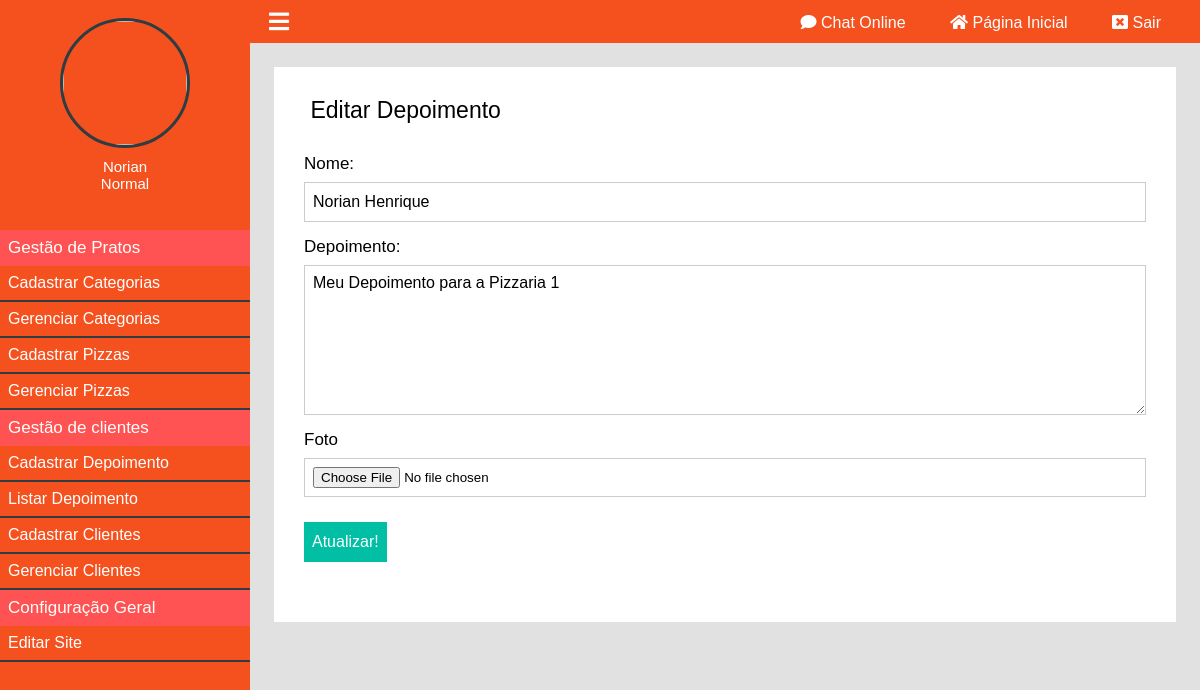
The app's page /painel/editar-depoimentos?id=1 (signed in) with its own data.
### classes/MySql.php (called while the page is built)
<?php
	class MySql{
		private static $pdo;
		public static function conectar(){
			if(self::$pdo == null){
				try{
				self::$pdo = new PDO('mysql:host='.HOST.';dbname='.DATABASE,USER,PASSWORD,array(PDO::MYSQL_ATTR_INIT_COMMAND => "SET NAMES utf8"));
				self::$pdo->setAttribute(PDO::ATTR_ERRMODE,PDO::ERRMODE_EXCEPTION);
				}catch(Exception $e){
					echo '<h2>Erro ao conectar</h2>';
				}
			}
			return self::$pdo;
		}
	}
?>

### painel/pages/editar-depoimentos.php (the view, shortened to what this page needs)
<?php
	if(isset($_GET['id'])){
		$id = (int)$_GET['id'];
		$slide = Painel::select('tb_site.depoimentos','id = ?',array($id));
	}else{
		Painel::alert('erro','Você precisa passar o parametro ID.');
		die();
	}
?>
<div class="box-content">
	<h2><i class="fa fa-pencil"></i> Editar Depoimento</h2>
	<form method="post" enctype="multipart/form-data">
		<div class="form-group">
			<label>Nome:</label>
			<input type="text" name="nome" required value="<?php echo $slide['nome']; ?>">
		</div>
		<div class="form-group">
			<label>Depoimento:</label>
			<textarea  name="depoimento"><?php echo $slide['depoimento']; ?></textarea>
		</div>
		<div class="form-group">
			<label>Foto</label>
			<input type="file" name="foto"/>
		</div>
		<div class="form-group">
			<input type="submit" name="acao" value="Atualizar!">
		</div>
	</form>
</div>

### painel/css/style.css (style rules this page uses)
* { margin: 0; padding: 0; box-sizing: border-box; font-family: 'Montserrat', sans-serif; }
input[type=text], input[type=button], input[type=submit], input[type=password], textarea { -webkit-appearance: none; border-radius: 0; }
html,body { height: 100%; background: rgb(225,225,225); }
body { overflow-x: hidden; }
.box-content { background: white; padding: 30px; margin-bottom: 25px; }
.box-content h2 { font-weight: 300; font-size: 23px; }
.box-content form { margin:30px 0; }
.box-content form label { font-size: 17px; font-weight: 300; color: black; display: block; }
.box-content .form-group { margin:15px 0; }
.box-content form input[type=text], .box-content form input[type=password], .box-content form input[type=number] { margin-top:8px; font-size: 16px; font-weight: normal; color: black; width: 100%; height: 40px; border: 1px solid #ccc; padding-left: 8px; }
.box-content form textarea { margin-top:8px; font-size: 16px; font-weight: normal; color: black; width: 100%; height: 150px; border: 1px solid #ccc; padding: 8px; resize: vertical; }
.box-content form input[type=file] { margin-top:8px; width: 100%; padding: 8px; border: 1px solid #ccc; }
.box-content form input[type=submit] { width: auto; height: 40px; padding:3px 8px; cursor: pointer; margin-top: 10px; font-size: 16px; background: #00bfa5; color: white; border: 0; }

### records on screen
tb_site.depoimentos: nome "Norian Henrique", depoimento "Meu Depoimento para a Pizzaria 1"

### other values on screen
$_SESSION['nome'] "Norian"
pegaCargo($_SESSION['cargo']) "Normal"
